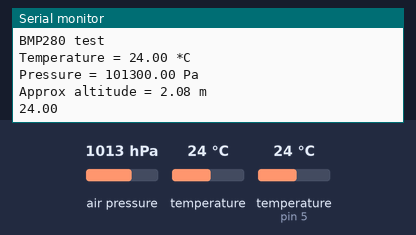
This sketch was run on a simulated Arduino Uno, built with avr-gcc and run on an emulated ATmega328P. On the bench: the last lines printed to the serial monitor. Inputs (shaded band) come from the test bench; at power-on: air pressure 1013 hPa, temperature (sensor on pin 5) 24 °C, temperature 24 °C.

Above: at 1.2 s.
1.3 s: air pressure set to 952 hPa
At 3.6 s:
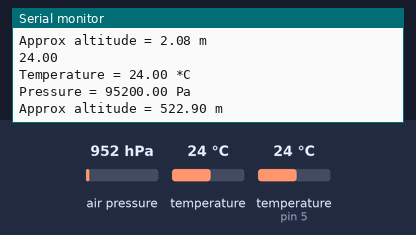
4.3 s: temperature (sensor on pin 5) set to 12 °C
At 7.1 s:
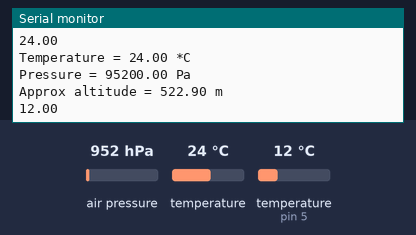
7.3 s: temperature (sensor 0) set to 12 °C
At 9.4 s:
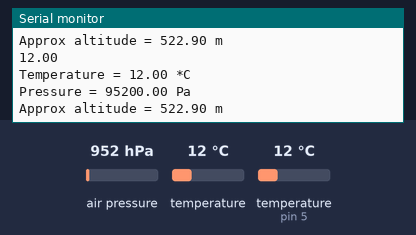
10.3 s: temperature (sensor on pin 5) set to 19 °C
At 13.1 s:
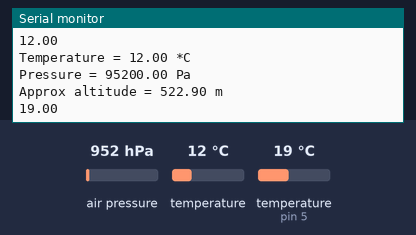
13.3 s: air pressure set to 975 hPa
At 16.3 s:
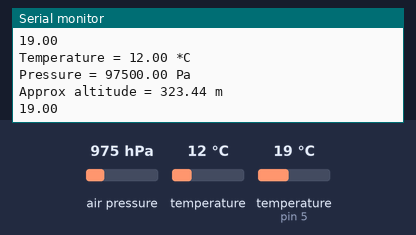
Timing chart, 0 to 17.3 s (numbered marks = the images above; inputs shaded):
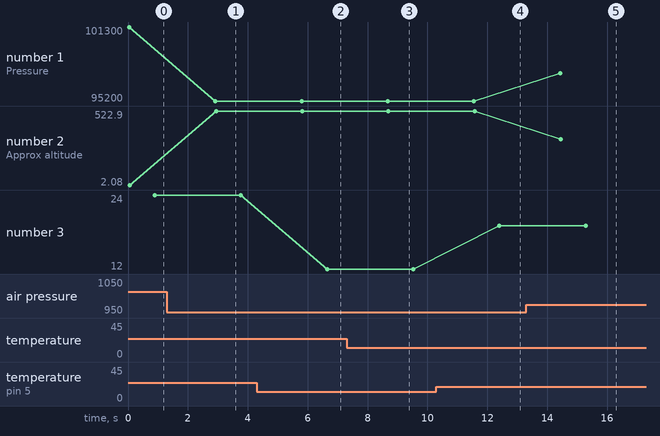

Measured:
- after the input at 1.3 s, the serial monitor: prints a new line after 1.6 s (image 1)
- after the input at 4.3 s, the serial monitor: prints a new line after 2.3 s (image 2)
- after the input at 7.3 s, the serial monitor: prints a new line after 1.3 s (image 3)
- after the input at 10.3 s, the serial monitor: prints a new line after 2.1 s (image 4)
- after the input at 13.3 s, the serial monitor: prints a new line after 1.1 s (image 5)
- plotted number 1: 101300 → 95200 after the input at 1.3 s, 95200 → 97500 after the input at 13.3 s
- plotted number 2: 2.08 → 522.9 after the input at 1.3 s, 522.9 → 323.44 after the input at 13.3 s
- plotted number 3: 24 → 12 after the input at 4.3 s, 12 → 19 after the input at 10.3 s

The sketch:

bme280.ino
```cpp
#include <Wire.h>
#include <SPI.h>
#include <Adafruit_Sensor.h>
#include <Adafruit_BMP280.h>

#include <OneWire.h>
#include <DallasTemperature.h>

#define ONE_WIRE_BUS 5

#define BMP_SCK 14   //SCL
#define BMP_MISO 15  //SDO
#define BMP_MOSI 12  //SDA
#define BMP_CS 13    //CSB

//Adafruit_BMP280 bme; // I2C
//Adafruit_BMP280 bme(BMP_CS); // hardware SPI
Adafruit_BMP280 bme(BMP_CS, BMP_MOSI, BMP_MISO,  BMP_SCK);

OneWire oneWire(ONE_WIRE_BUS);
DallasTemperature DS18B20(&oneWire);


char temperatureString[6];

void setup() {
  Serial.begin(9600);
  Serial.println(F("BMP280 test"));


  DS18B20.begin();

  if (!bme.begin()) {
    Serial.println(F("Could not find a valid BMP280 sensor, check wiring!"));
    while (1);
  }
}
float getTemperature() {
  float temp;
  do {
    DS18B20.requestTemperatures();
    temp = DS18B20.getTempCByIndex(0);
    delay(100);
  } while (temp == 85.0 || temp == (-127.0));
  return temp;
}

void loop() {
    Serial.print(F("Temperature = "));
    Serial.print(bme.readTemperature());
    Serial.println(" *C");

    Serial.print(F("Pressure = "));
    Serial.print(bme.readPressure());
    Serial.println(" Pa");

    Serial.print(F("Approx altitude = "));
    Serial.print(bme.readAltitude(1013.25)); // this should be adjusted to your local forcase
    Serial.println(" m");

    Serial.println();
  float temperature = getTemperature();

  dtostrf(temperature, 2, 2, temperatureString);
  // send temperature to the serial console
  Serial.println(temperatureString);

    delay(2000);
}
```
